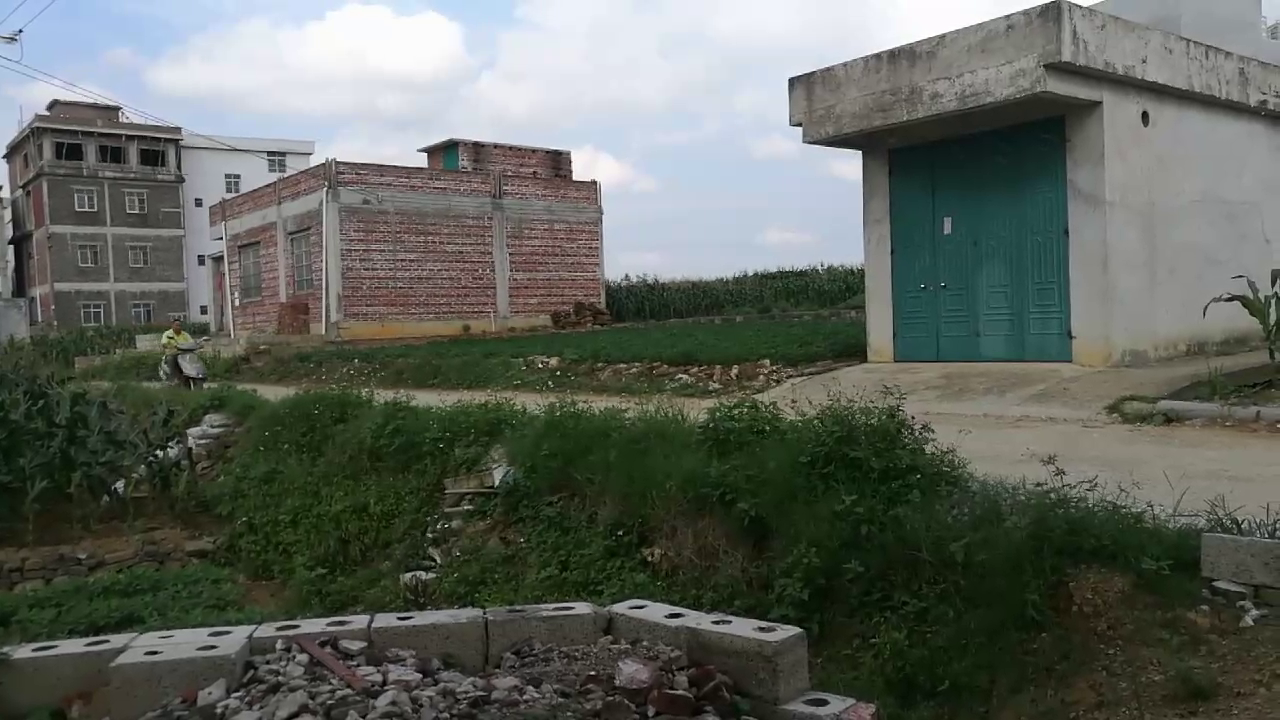
#> input picture frame 23 of VID.mp4, 1280 x 720 px
$ python test6.py
#> lines starting #> are read from the running program, lines starting #| are printed output that depends on the picture
import numpy as np
import cv2 as cv
import matplotlib.pyplot as plt

videoPath = "VID.mp4"
cap = cv.VideoCapture(videoPath)

fps = 30

fourcc = cv.VideoWriter_fourcc(*'XVID')
out = cv.VideoWriter('output.avi',fourcc, fps, (1280, 720))

alpha = 0.5
beta = -10

gamma = 2.0

lookUpTable = np.empty((1, 256), np.uint8)
lookUpTable2 = np.empty((1, 256), np.uint8)
for i in range(256):
    lookUpTable[0, i] = np.clip(alpha*i + beta, 0, 255)

for i in range(256):
    lookUpTable2[0, i] = np.clip(pow(i / 255, gamma) * 255, 0, 255)

cv.namedWindow("frame", cv.WINDOW_NORMAL)
cv.namedWindow("dst1", cv.WINDOW_NORMAL)
cv.namedWindow("dst2", cv.WINDOW_NORMAL)

while True:
    ret, frame = cap.read()
#> frame is the input picture: shape (720, 1280, 3); mean B, G, R 92.3, 100.1, 94.8
    if not ret:
        break

    dst1 = cv.LUT(frame, lookUpTable)
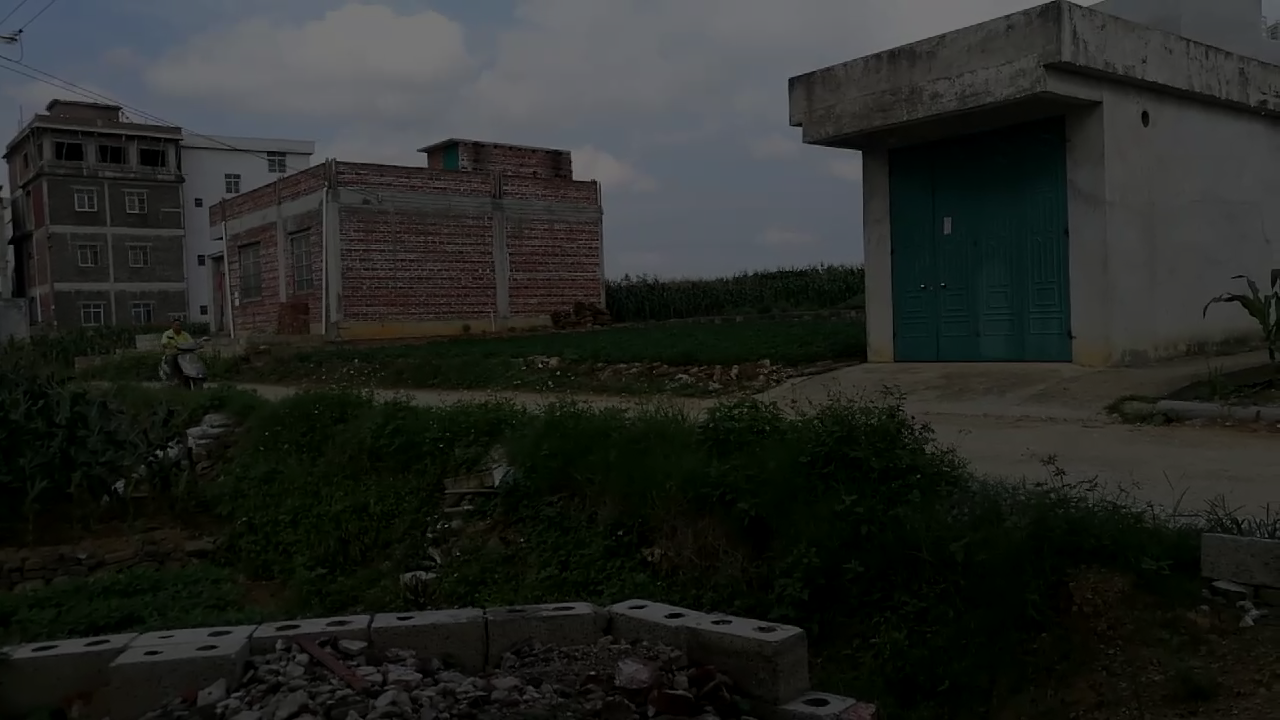
#> dst1: shape (720, 1280, 3); mean B, G, R 36.5, 39.8, 37.3
    dst2 = cv.LUT(dst1, lookUpTable2)
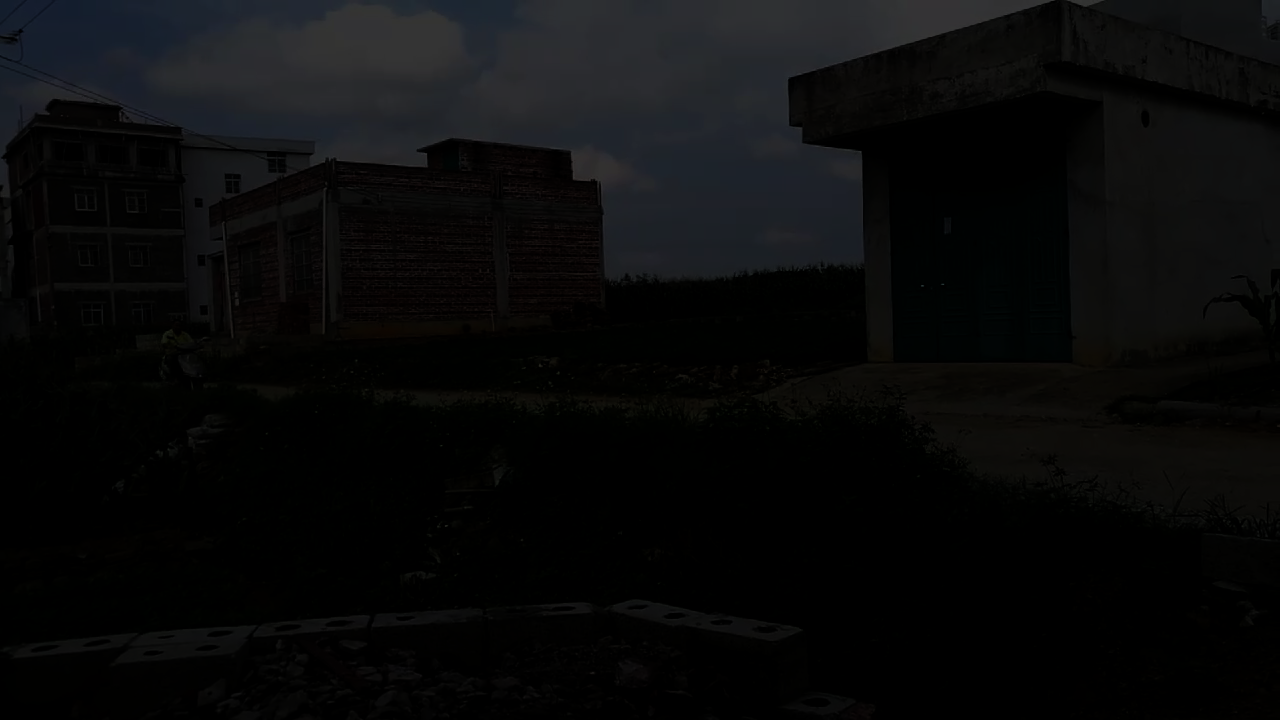
#> dst2: shape (720, 1280, 3); mean B, G, R 10.4, 10.1, 9.5

    cv.imshow("frame", frame)
    cv.imshow("dst1", dst1)
    cv.imshow("dst2", dst2)
    out.write(dst2)
    key = cv.waitKey(30)
#> (key q is pressed here)
    if key == ord('q'):
        break

cap.release()
out.release()
cv.destroyAllWindows()

$ run again, starting later in the video
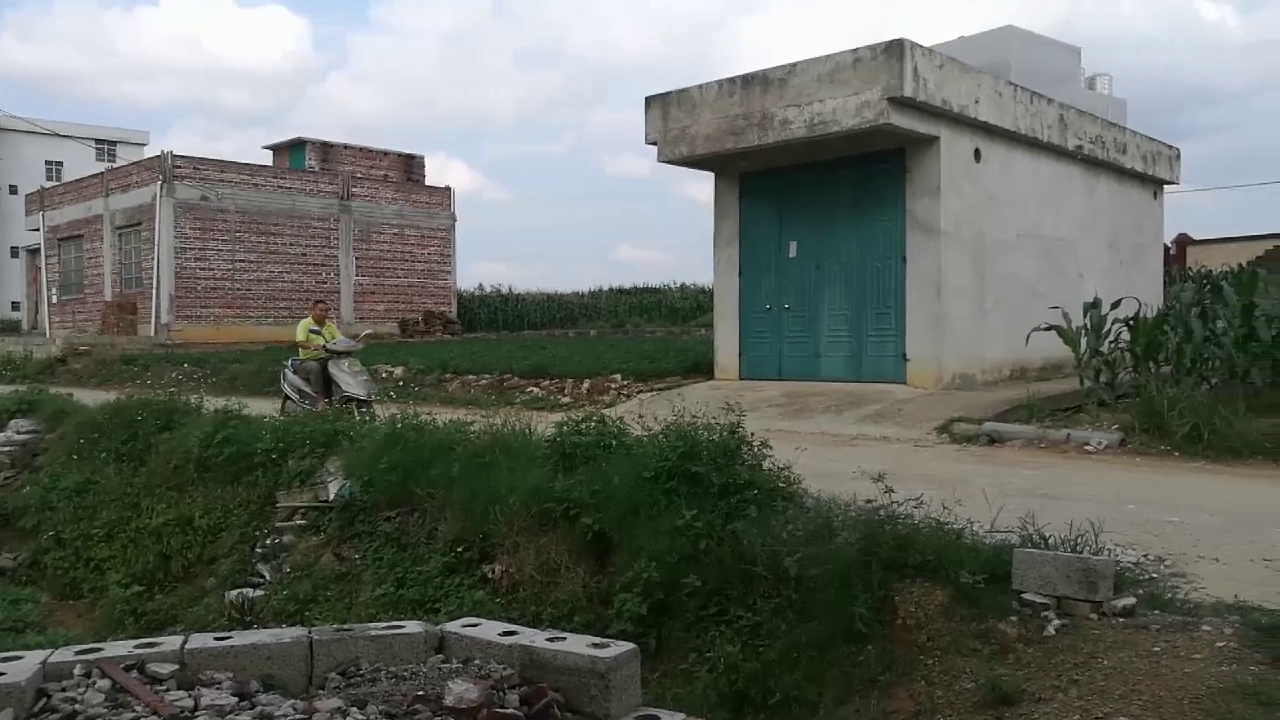
#> input picture frame 104 of VID.mp4, 1280 x 720 px
#> frame is the input picture: shape (720, 1280, 3); mean B, G, R 99.7, 107.2, 102.3
#> `dst1 = cv.LUT(frame, lookUpTable)`:
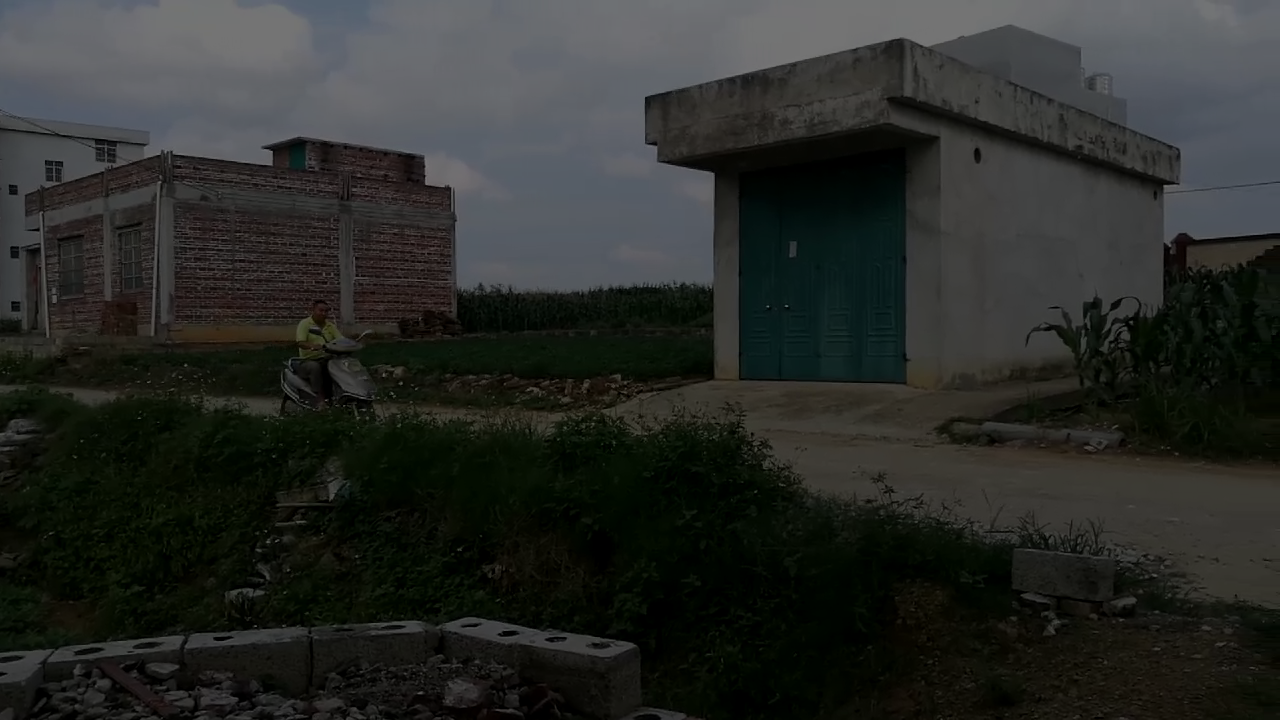
#> dst1: shape (720, 1280, 3); mean B, G, R 40.1, 43.3, 41
#> `dst2 = cv.LUT(dst1, lookUpTable2)`:
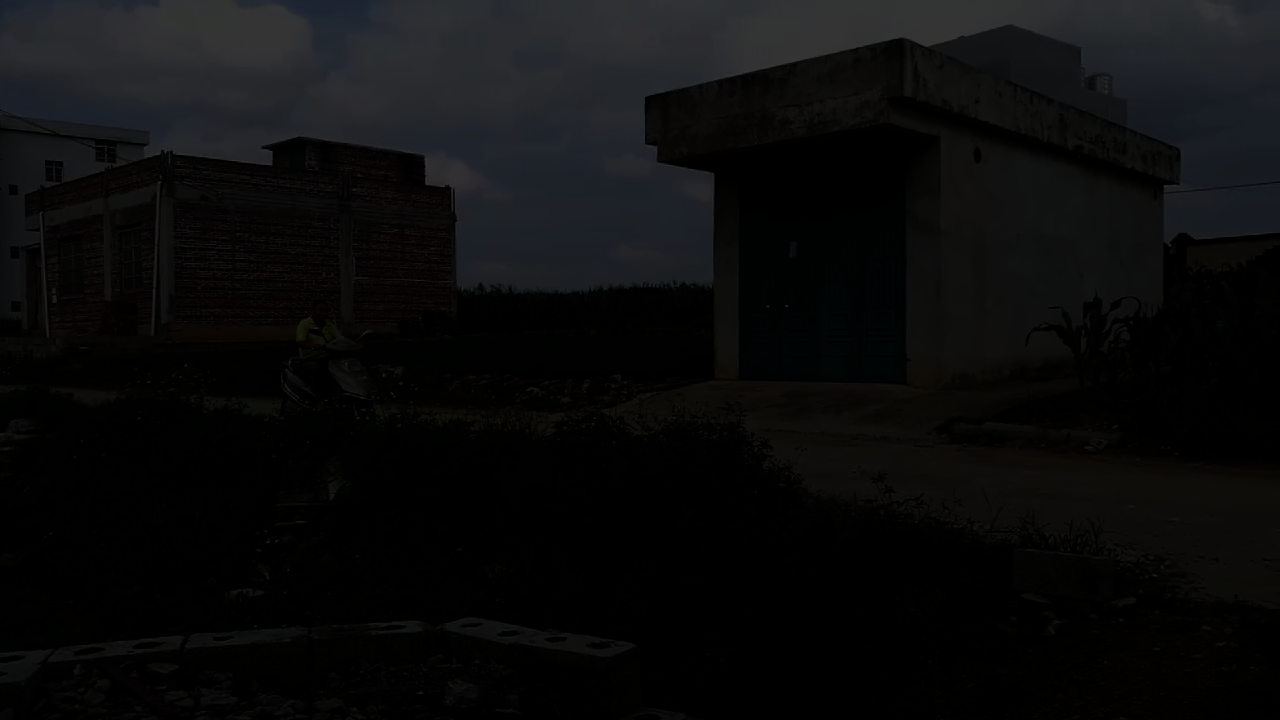
#> dst2: shape (720, 1280, 3); mean B, G, R 11.9, 11.6, 11.1

$ run again, starting later in the video
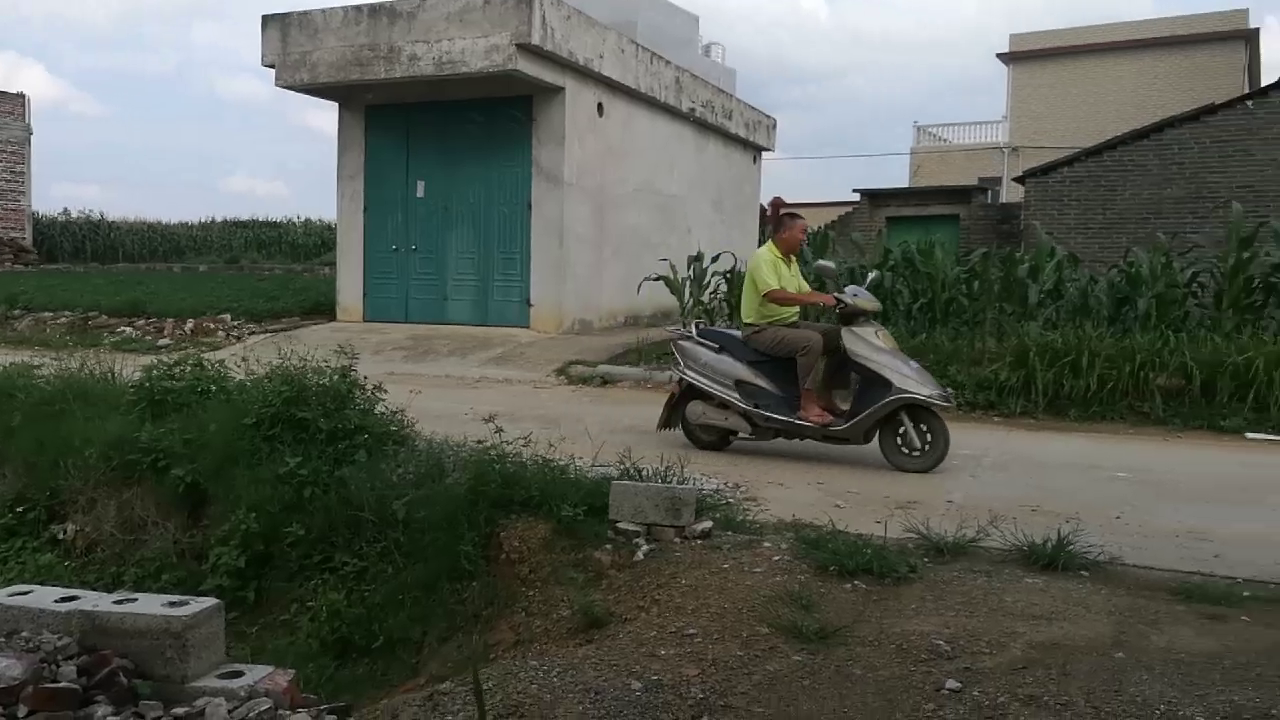
#> input picture frame 186 of VID.mp4, 1280 x 720 px
#> frame is the input picture: shape (720, 1280, 3); mean B, G, R 82.7, 91.9, 87.2
#> `dst1 = cv.LUT(frame, lookUpTable)`:
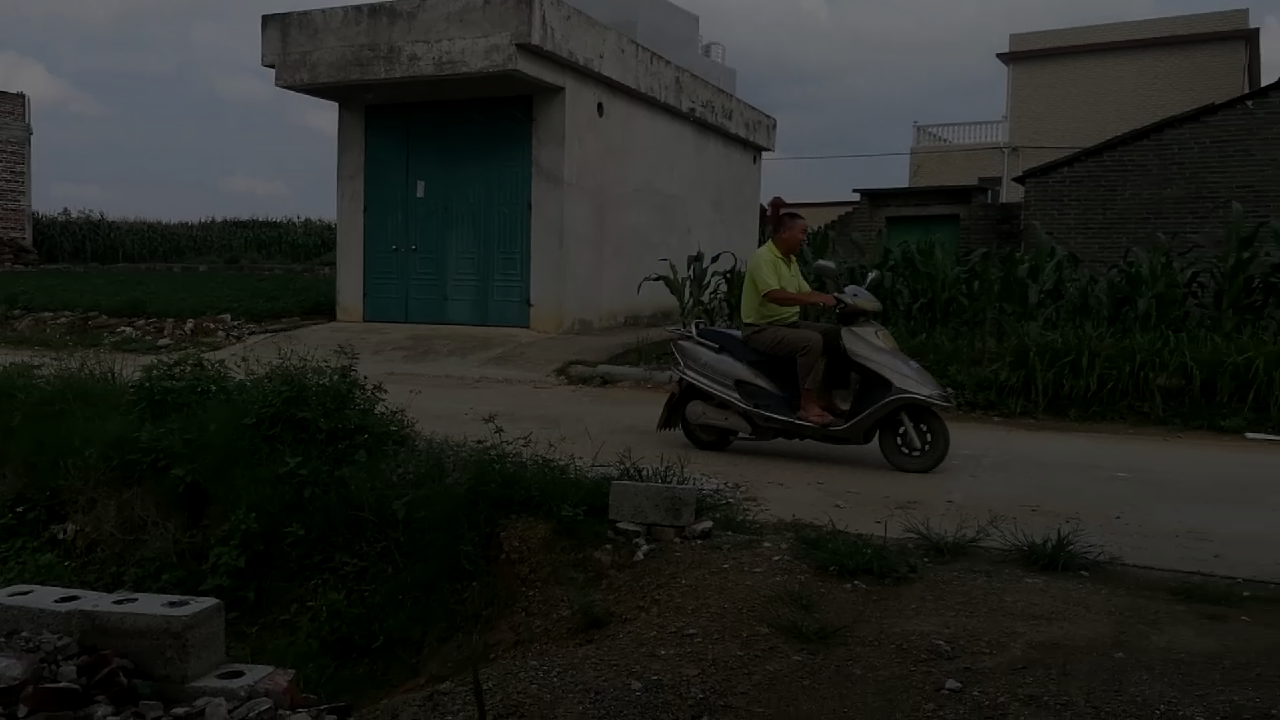
#> dst1: shape (720, 1280, 3); mean B, G, R 31.7, 35.7, 33.6
#> `dst2 = cv.LUT(dst1, lookUpTable2)`:
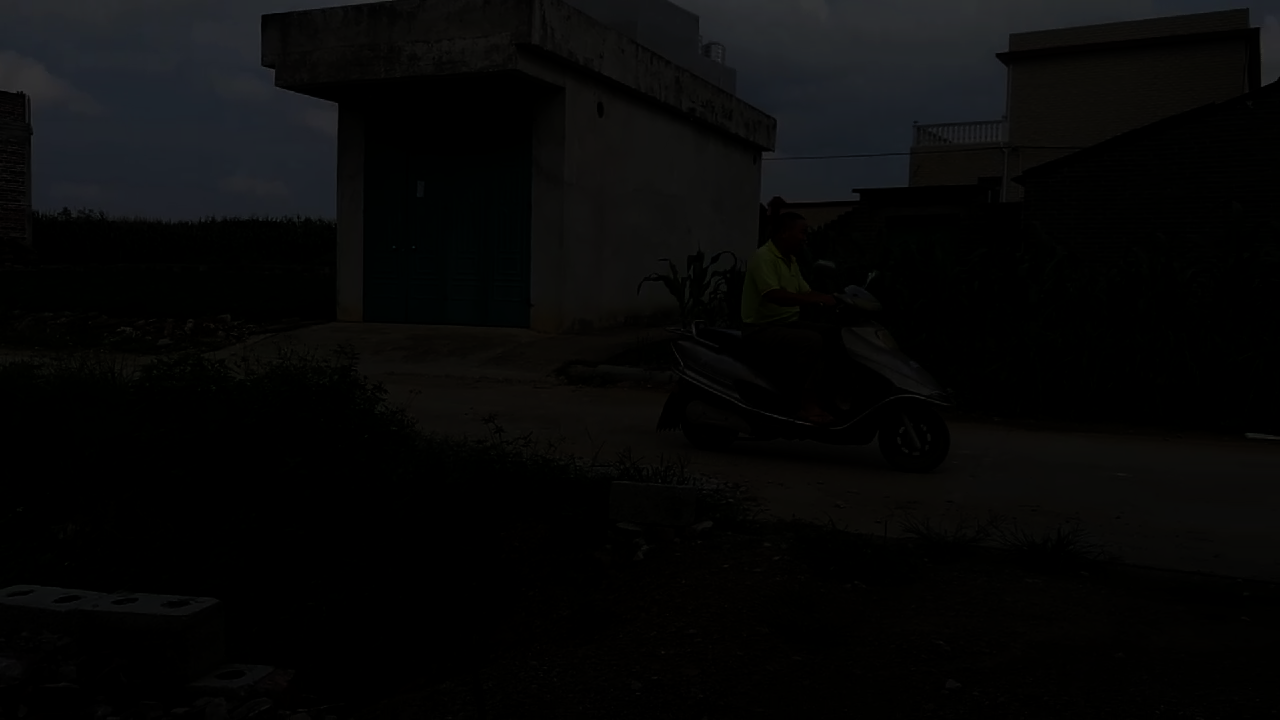
#> dst2: shape (720, 1280, 3); mean B, G, R 8, 8.1, 7.7
